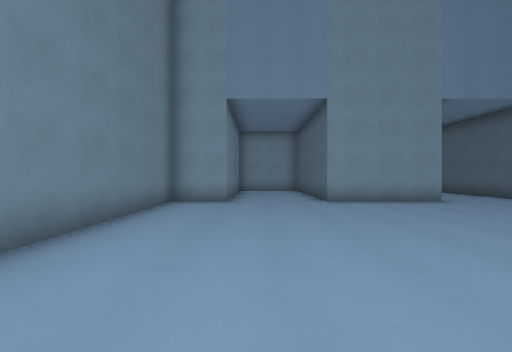
view 1 (above)

24 first-person views from a walk through a 3-D level made in the Godot game engine. The camera is 1.5 m above the floor, looks level and sees 90° across. The floor is counted in squares, 2 m on a side. Each view is taken from the middle of a square. On the plan, view 1 faces up. The plan holds only what a view shows up to about 9 squares ahead; the rest is blank. The place goes on beyond the plan. Characters and animated objects are not drawn.

view 2
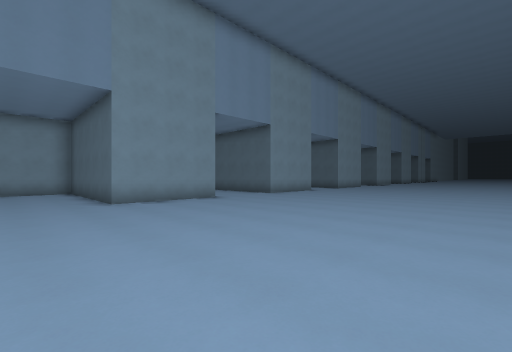

view 3
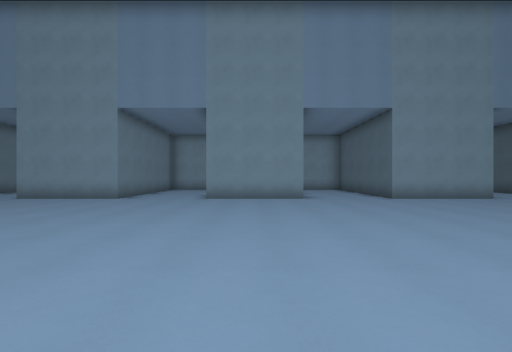

view 4
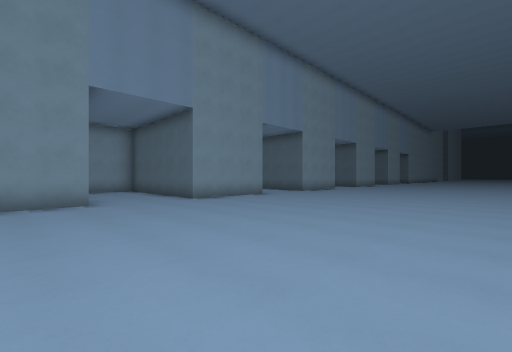

view 5
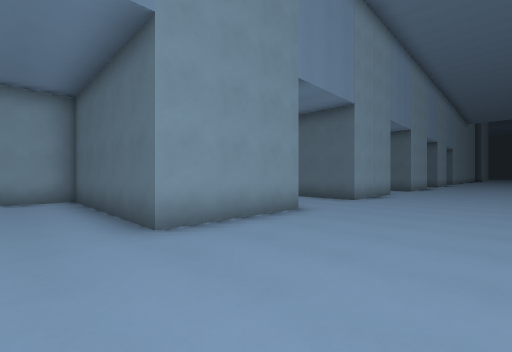

view 6
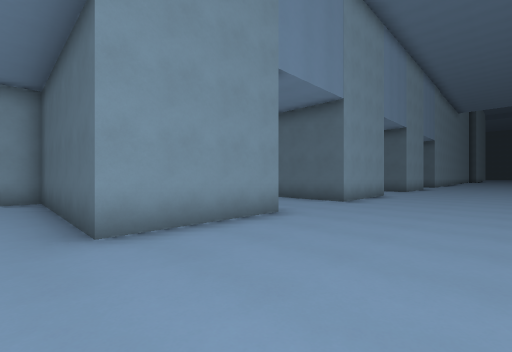

view 7
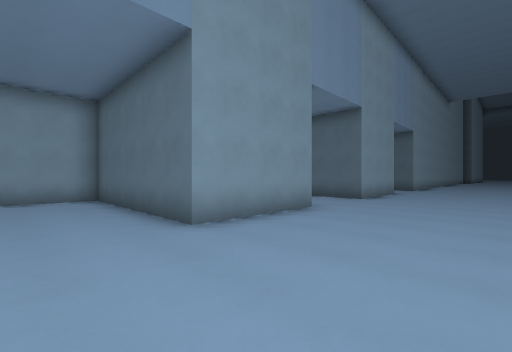

view 8
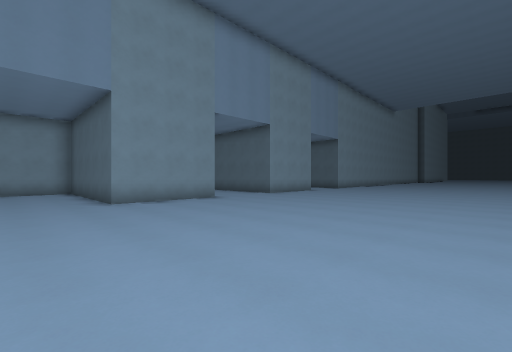

view 9
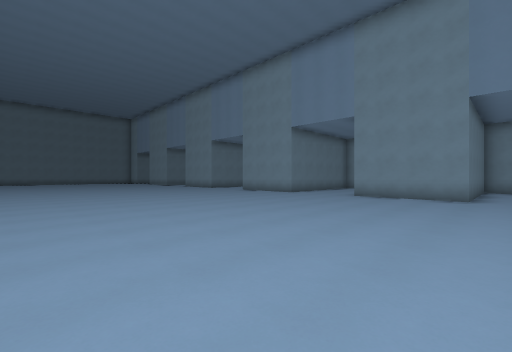

view 10
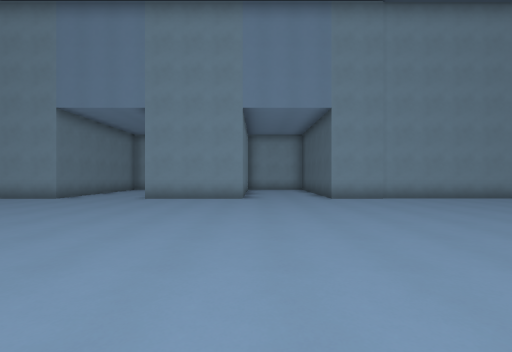

view 11
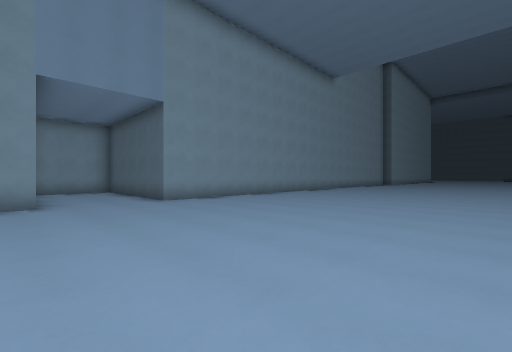

view 12
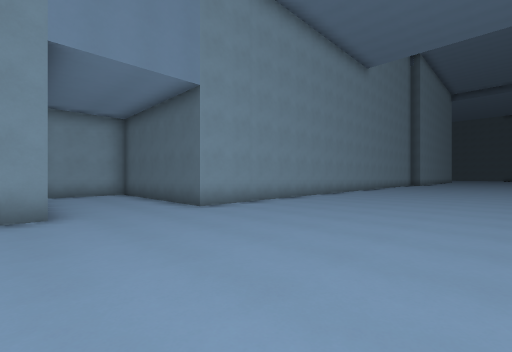

view 13
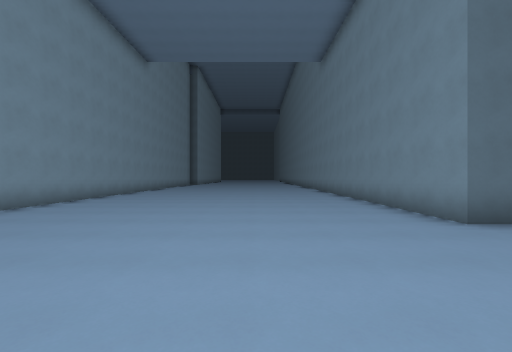

view 14
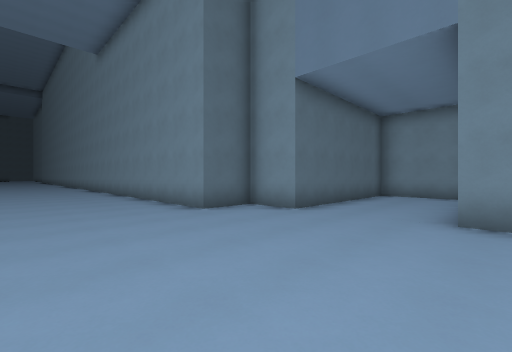

view 15
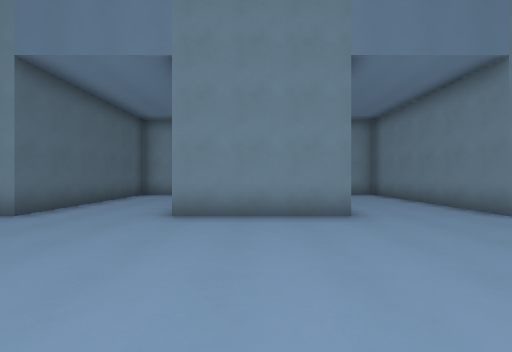

view 16
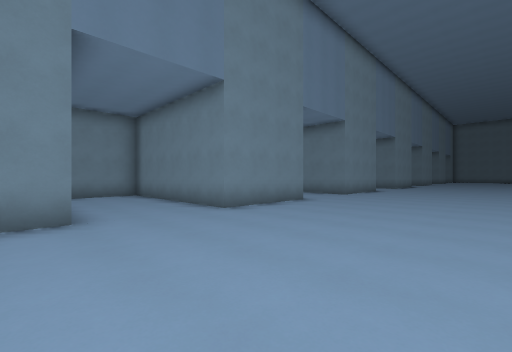

view 17
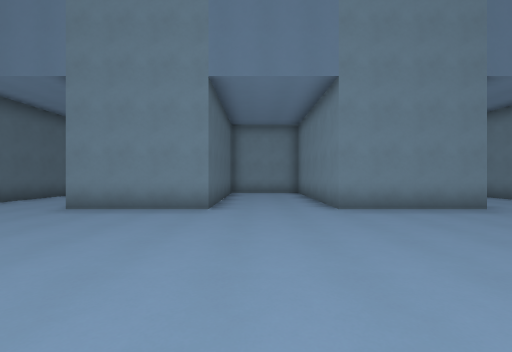

view 18
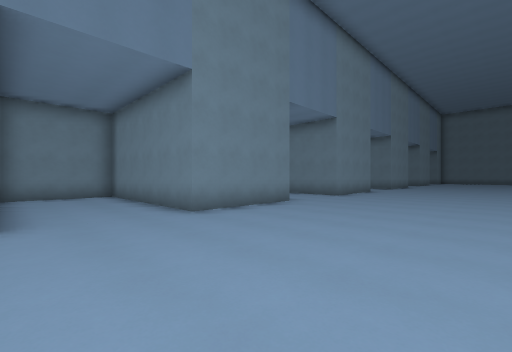

view 19
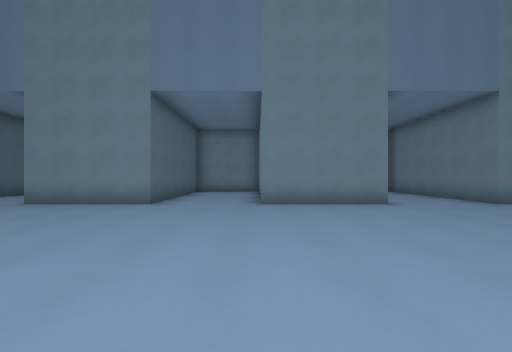

view 20
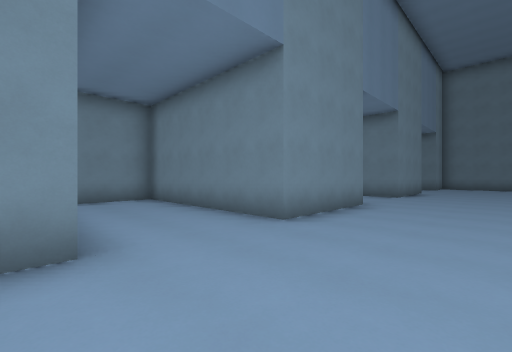

view 21
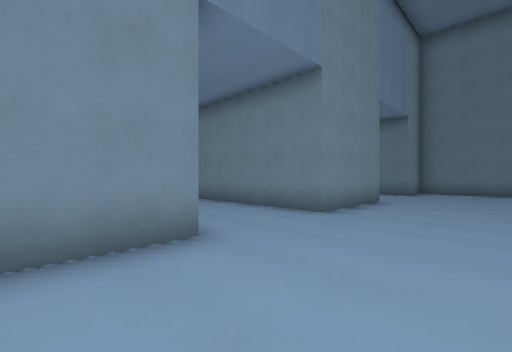

view 22
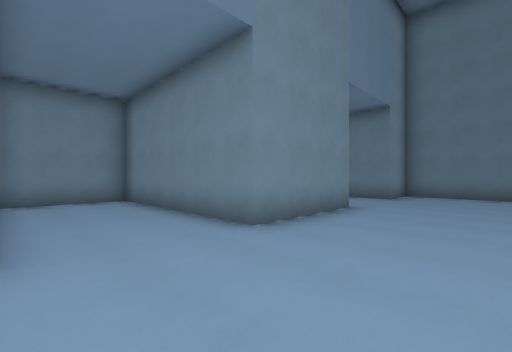

view 23
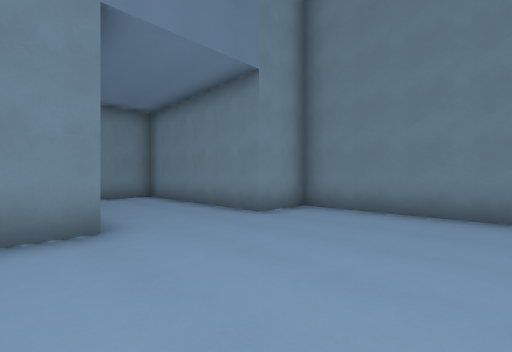

view 24
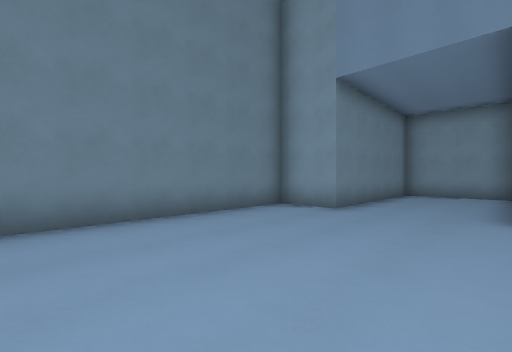

### Floor plan
Points are (right, up) in squares from view 1. A wall is a line through its corners. A room is listed if a view was taken in it or the views show most of it. See-through windows are left out.
Room 1 (views 1, 2, 3, 4, 5, 6, 7, 8, 9, 10, 11, 12, 13, 14, 15, 16, 17, 18, 19, 20, 21, 22, 23, 24)
walls: (17.9, 7.5) (14.5, 7.5) (14.5, 12.9) (13, 12.9); (20.8, -5) (20.8, -2.8) (24.1, -2.8) (24.1, -7.9); (17.8, -4.9) (17.8, -6); (14.5, -2.8) (17.9, -2.8); (24.1, 9.9) (24.1, 7.5) (20.8, 7.5) (20.8, 12.9) (20, 12.9); (27.1, -6) (27.1, -2.8) (30.3, -2.8) (30.3, -7); (24.4, -8.2) (27, -8.2); (11.6, 7.5) (8.4, 7.5); (30.3, 8) (30.3, 7.5) (27.1, 7.5) (27.1, 12.9) (25, 12.9); (33.1, -2.8) (36.6, -2.8); (8.1, -2.8) (11.6, -2.8) (11.6, -8.2) (13.6, -8.2); (8.4, 8.4) (8.4, 9); (31.4, -8.2) (32.4, -8.2); (33.2, -6) (33.2, -4.1); (36.6, 7.5) (33.2, 7.5) (33.2, 8.4); (5.3, 8) (5.3, 7.5) (2.1, 7.5) (2.1, 10.6); (37.1, -8.2) (38.5, -8.2); (2, -2.8) (5.3, -2.8) (5.3, -8.2) (8, -8.2); (37.9, 12.9) (37.1, 12.9); (39.5, -7.2) (39.5, -2.8) (41, -2.8) (41, -1.3) (46, -1.3); (2, 12.9) (0.1, 12.9); (-0.6, -8.2) (0.8, -8.2); (-0.9, 11.9) (-0.9, 7.5) (-2.5, 7.5) (-2.5, -2.8) (-0.9, -2.8) (-0.9, -7.9); (46, 7.5) (39.5, 7.5) (39.5, 11.2)

Positions as (right, up) in squares from view 1, and headings:
1: (0, 0), facing up
2: (0, 0), facing up-right
3: (10, -1), facing up
4: (10, 0), facing up-right
5: (13, 4), facing up-right
6: (20, 4), facing up-right
7: (25, 4), facing up-right
8: (25, 0), facing up-right
9: (25, -2), facing up-left
10: (37, -1), facing up
11: (36, 0), facing up-right
12: (36, 2), facing up-right
13: (37, 2), facing right
14: (36, 2), facing down-right
15: (35, 2), facing down
16: (34, 2), facing down-left
17: (26, 3), facing down
18: (27, 2), facing down-left
19: (18, 4), facing down
20: (15, 0), facing down-left
21: (10, 0), facing down-left
22: (8, 0), facing down-left
23: (3, 1), facing down-left
24: (2, 2), facing up-left
